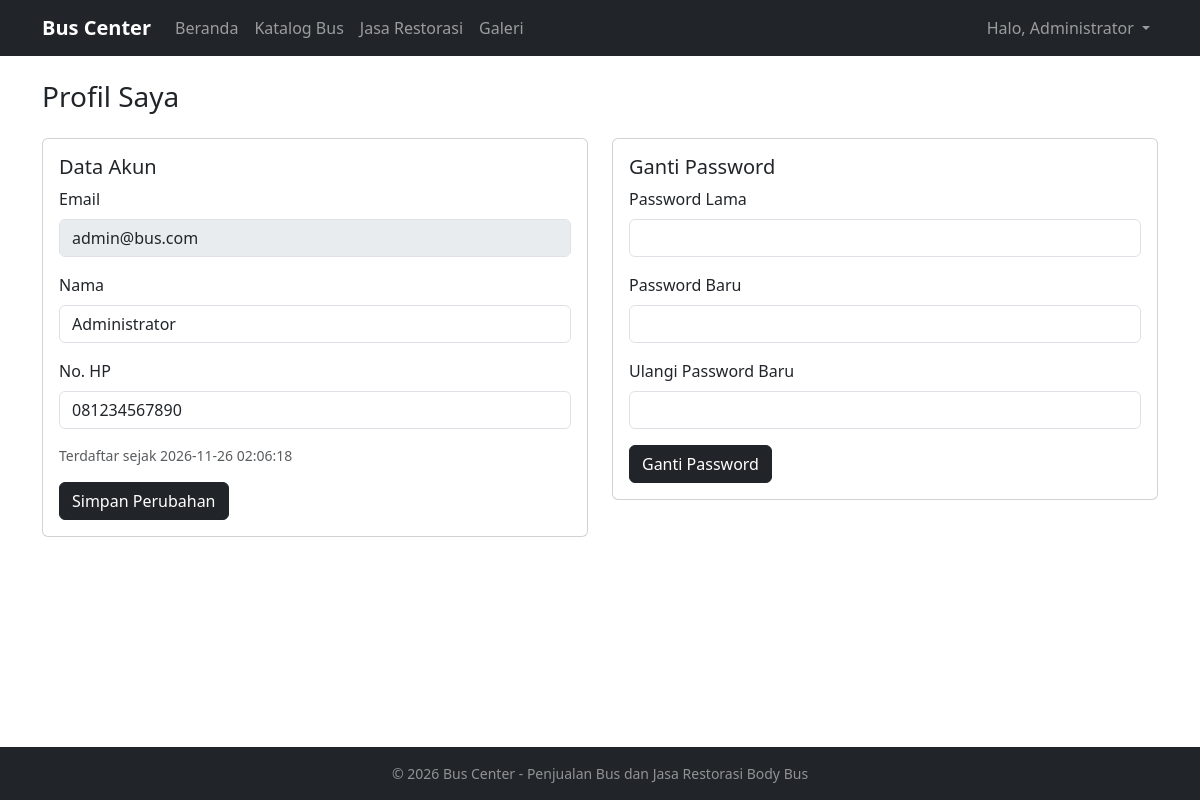
/user/profil.php (signed in), run on the app's committed database.
### tables this page shows
CREATE TABLE users (
  id          INT AUTO_INCREMENT PRIMARY KEY,
  nama        VARCHAR(100) NOT NULL,
  email       VARCHAR(100) NOT NULL UNIQUE,
  password    VARCHAR(255) NOT NULL,               
  no_hp       VARCHAR(20)  DEFAULT NULL,
  role        ENUM('admin','pelanggan') NOT NULL DEFAULT 'pelanggan',
  created_at  TIMESTAMP NOT NULL DEFAULT CURRENT_TIMESTAMP
);

### includes/fungsi.php (called while the page is built, shortened)
<?php
function e($teks) {
    return htmlspecialchars((string)($teks ?? ''), ENT_QUOTES, 'UTF-8');
}

### user/profil.php (the view, shortened to what this page needs)
<?php
require_once __DIR__ . '/../includes/auth_check.php';
$id = $_SESSION['user_id'];
$stmt = mysqli_prepare($koneksi, "SELECT nama, email, no_hp, role, created_at FROM users WHERE id = ?");
mysqli_stmt_bind_param($stmt, "i", $id);
mysqli_stmt_execute($stmt);
$user = mysqli_fetch_assoc(mysqli_stmt_get_result($stmt));
require_once __DIR__ . '/../includes/header.php';
?>
<h3 class="mb-4">Profil Saya</h3>
<div class="row g-4">
    <div class="col-lg-6">
        <div class="card">
            <div class="card-body">
                <h5 class="card-title">Data Akun</h5>
                <form method="POST">
                    <div class="mb-3">
                        <label class="form-label">Email</label>
                        <input type="text" class="form-control" value="<?= e($user['email']) ?>" disabled>
                    </div>
                    <div class="mb-3">
                        <label class="form-label">Nama</label>
                        <input type="text" name="nama" class="form-control" value="<?= e($user['nama']) ?>" required>
                    </div>
                    <div class="mb-3">
                        <label class="form-label">No. HP</label>
                        <input type="text" name="no_hp" class="form-control" value="<?= e($user['no_hp']) ?>">
                    </div>
                    <p class="small text-muted">Terdaftar sejak <?= e($user['created_at']) ?></p>
                    <button type="submit" name="ubah_profil" class="btn btn-dark">Simpan Perubahan</button>
                </form>
            </div>
        </div>
    </div>
    <div class="col-lg-6">
        <div class="card">
            <div class="card-body">
                <h5 class="card-title">Ganti Password</h5>
                <form method="POST">
                    <div class="mb-3">
                        <label class="form-label">Password Lama</label>
                        <input type="password" name="password_lama" class="form-control" required>
                    </div>
                    <div class="mb-3">
                        <label class="form-label">Password Baru</label>
                        <input type="password" name="password_baru1" class="form-control" required>
                    </div>
                    <div class="mb-3">
                        <label class="form-label">Ulangi Password Baru</label>
                        <input type="password" name="password_baru2" class="form-control" required>
                    </div>
                    <button type="submit" name="ganti_password" class="btn btn-dark">Ganti Password</button>
                </form>
            </div>
        </div>
    </div>
</div>
<?php require_once __DIR__ . '/../includes/footer.php'; ?>

### data on the page
users: email "admin@bus.com", nama "Administrator", no_hp "081234567890", created_at "2026-11-26 02:06:18"

### other printed values
APP_NAME "Bus Center"
$_SESSION['nama'] "Administrator"
